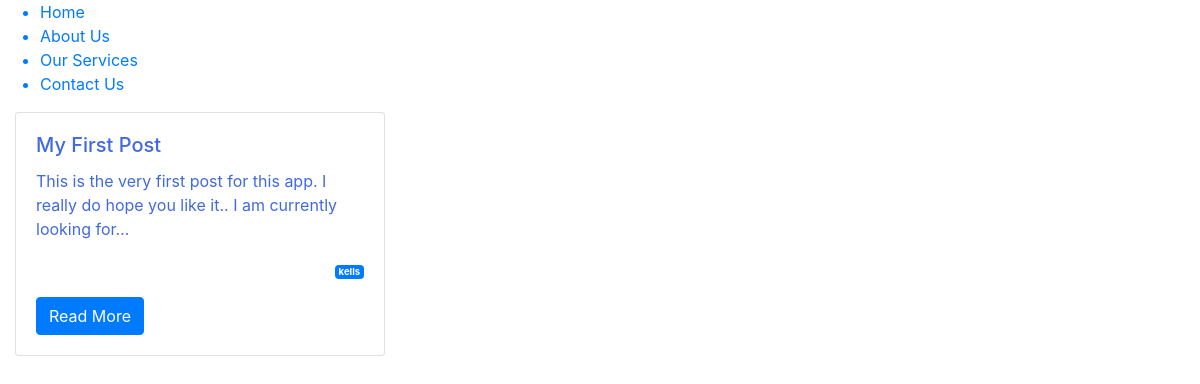
The page / on the database its author committed.
### interface/models.py (models this page shows, shortened)
class Ads(models.Model):
    title = models.CharField(max_length=50)
    author = models.ForeignKey(User, on_delete=models.CASCADE, null=True, blank=True)
    description = models.TextField()
    date = models.DateField(auto_now_add=True, null=True, blank=True)
    slug = models.SlugField(unique=True)
    lar = 'Laravel'
    dja = 'Django'
    aspNet = 'ASP.NET'
    node = 'Node.js'
    spring = 'Spring'
    flask = 'Flask'
    urgent = 'Urgent'
    normal = 'Normal'
    urgency = (
        (urgent, 'Urgent'),
        (normal, 'Normal')
    )
    frameworks = (
        (lar, 'Laravel'),
        (dja, 'Django'),
        (aspNet, 'ASP.NET'),
        (node, 'Node.js'),
        (spring, 'spring'),
        (flask, 'Flask')
    )
    framework = models.CharField(
        max_length=50,
        choices=frameworks,
    )
    priority = models.CharField(
        max_length=50,
        choices=urgency,
        null=True
    )

### interface/views.py (the view)
# urls.py: path('', AdsListView.as_view(), name='home'),
class AdsListView(ListView):
    model = Ads
    template_name = 'interface/index.html'
    context_object_name = 'ads'

### interface/Templates/interface/index.html (shortened to what this page needs)
{% load static %}
<!doctype html>
<html>
    <head>
        <link rel="stylesheet" href="https://stackpath.bootstrapcdn.com/bootstrap/4.3.1/css/bootstrap.min.css">
        <link rel="stylesheet" href="{% static 'interface/bootstrap.min.css' %}"/>
</head>
<body>
<header>
                 <nav>
             <ul>
                <a href="{% url 'home' %}"><li class="active">Home</li></a>
                <a href="#"><li>About Us</li></a>
                <a href="#"><li>Our Services</li></a>
                <a href="#"><li>Contact Us</li></a>
            </ul>
        </nav>
</header>
{% for post in ads %}
            <div class="col-md-4">
        <div class="card mb-2" style="color:royalblue;">
            <div class="card-body">
                <h5 class="card-title">{{ post.title }}</h5>
                <p class="card-text">{% autoescape off %}{{post.description|truncatechars:100}}{% endautoescape %}</p>
            <p class="card-text text-right"><small class="text-muted"><a href="" class="text-black"><span class="badge badge-primary"> {{ post.author }}</span> </a></small></p>
                <a href="{% url 'ads-detail' post.slug %}"
                   class="btn btn-primary">
                    Read More
                </a>
            </div>
        </div>
    </div>
{% endfor %}
</body>
</html>

### rows shown on the page
Ads: title "My First Post", description "This is the very first post for this app. I really do hope you like it.. I am currently looking for…", author "kells"
